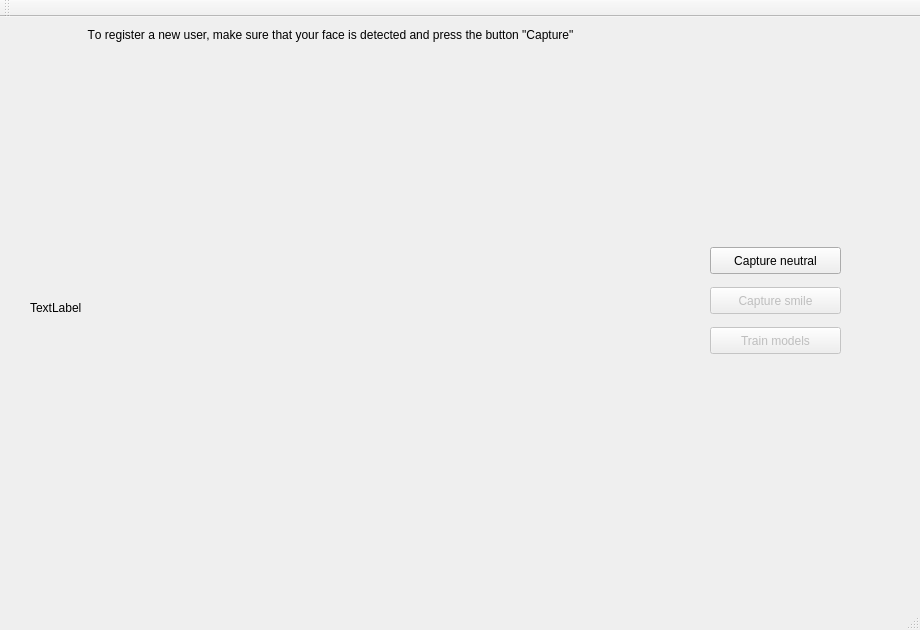
<?xml version="1.0" encoding="UTF-8"?>
<ui version="4.0">
 <class>MainWindow</class>
 <widget class="QMainWindow" name="MainWindow">
  <property name="geometry">
   <rect>
    <x>0</x>
    <y>0</y>
    <width>920</width>
    <height>630</height>
   </rect>
  </property>
  <property name="windowTitle">
   <string>MainWindow</string>
  </property>
  <widget class="QWidget" name="centralWidget">
   <widget class="QLabel" name="label">
    <property name="geometry">
     <rect>
      <x>30</x>
      <y>50</y>
      <width>601</width>
      <height>481</height>
     </rect>
    </property>
    <property name="text">
     <string>TextLabel</string>
    </property>
   </widget>
   <widget class="QPushButton" name="pushButton">
    <property name="geometry">
     <rect>
      <x>710</x>
      <y>230</y>
      <width>131</width>
      <height>27</height>
     </rect>
    </property>
    <property name="text">
     <string>Capture neutral</string>
    </property>
   </widget>
   <widget class="QLabel" name="label_2">
    <property name="geometry">
     <rect>
      <x>20</x>
      <y>10</y>
      <width>621</width>
      <height>17</height>
     </rect>
    </property>
    <property name="text">
     <string>&lt;html&gt;&lt;head/&gt;&lt;body&gt;&lt;p&gt;&lt;a name=&quot;result_box&quot;/&gt;To register a new user, make sure that &lt;a name=&quot;result_box&quot;/&gt;your face is detected and press the button &amp;quot;Capture&amp;quot;&lt;/p&gt;&lt;/body&gt;&lt;/html&gt;</string>
    </property>
    <property name="alignment">
     <set>Qt::AlignCenter</set>
    </property>
   </widget>
   <widget class="QPushButton" name="pushButton_2">
    <property name="enabled">
     <bool>false</bool>
    </property>
    <property name="geometry">
     <rect>
      <x>710</x>
      <y>270</y>
      <width>131</width>
      <height>27</height>
     </rect>
    </property>
    <property name="text">
     <string>Capture smile</string>
    </property>
   </widget>
   <widget class="QPushButton" name="pushButton_3">
    <property name="enabled">
     <bool>false</bool>
    </property>
    <property name="geometry">
     <rect>
      <x>710</x>
      <y>310</y>
      <width>131</width>
      <height>27</height>
     </rect>
    </property>
    <property name="text">
     <string>Train models</string>
    </property>
   </widget>
  </widget>
  <widget class="QMenuBar" name="menuBar">
   <property name="geometry">
    <rect>
     <x>0</x>
     <y>0</y>
     <width>920</width>
     <height>25</height>
    </rect>
   </property>
  </widget>
  <widget class="QToolBar" name="mainToolBar">
   <attribute name="toolBarArea">
    <enum>TopToolBarArea</enum>
   </attribute>
   <attribute name="toolBarBreak">
    <bool>false</bool>
   </attribute>
  </widget>
  <widget class="QStatusBar" name="statusBar"/>
 </widget>
 <layoutdefault spacing="6" margin="11"/>
 <resources/>
 <connections/>
</ui>
